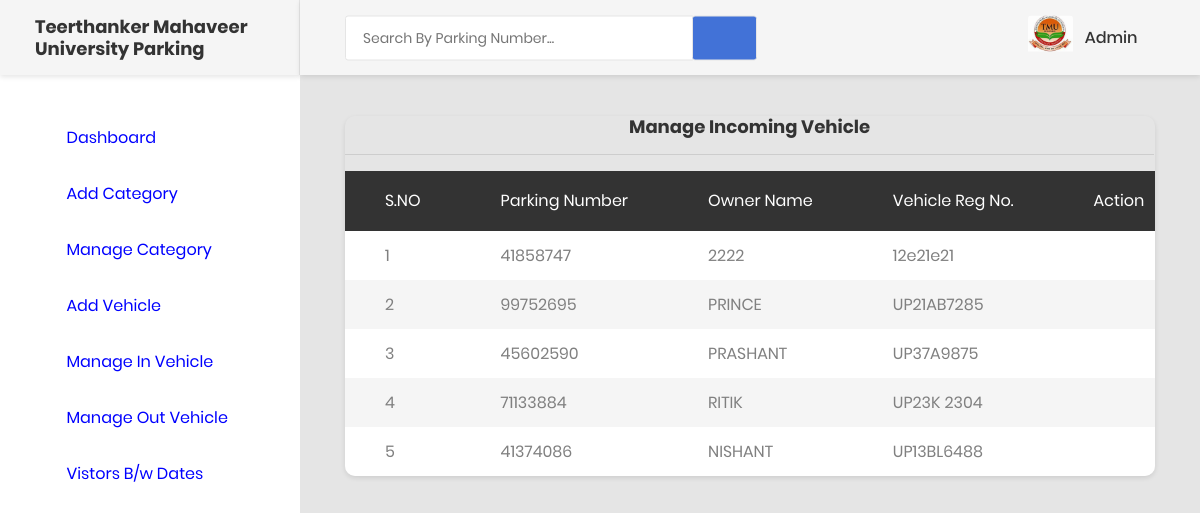
The page /manage_incomingvehicle (signed in) on the database its author committed.
### vehicle/models.py (models this page shows, shortened)
class Vehicle(models.Model):
    parkingnumber = models.CharField(max_length=20)
    category = models.ForeignKey(Category, on_delete=models.CASCADE)
    vehiclecompany = models.CharField(max_length=50)
    regno = models.CharField(max_length=10)
    ownername = models.CharField(max_length=50)
    ownercontact = models.CharField(max_length=15)
    pdate = models.DateField()
    intime = models.CharField(max_length=50)
    outtime = models.CharField(max_length=50)
    parkingcharge = models.CharField(max_length=50)
    remark = models.CharField(max_length=500)
    status = models.CharField(max_length=20)

### vehicle/views.py (the view)
# urls.py: path('manage_incomingvehicle',manage_incomingvehicle,name='manage_incomingvehicle'),
def manage_incomingvehicle(request):
    if not request.user.is_authenticated:
        return redirect('index')
    vehicle = Vehicle.objects.filter(status="In")
    d = {'vehicle':vehicle}
    return render(request, 'manage_incomingvehicle.html', d)

### vehicle/templates/manage_incomingvehicle.html (shortened to what this page needs)
{% load static %}
{% block body %}
<html lang="en">
<head>
    <link href="{% static 'css/font-face.css' %}" rel="stylesheet" media="all">
    <link href="{% static 'vendor/font-awesome-5/css/fontawesome-all.min.css' %}" rel="stylesheet" media="all">
    <link href="{% static 'vendor/font-awesome-4.7/css/font-awesome.min.css' %}" rel="stylesheet" media="all">
    <link href="{% static 'vendor/mdi-font/css/material-design-iconic-font.min.css' %}" rel="stylesheet" media="all">
    <link href="{% static 'vendor/bootstrap-4.1/bootstrap.min.css' %}" rel="stylesheet" media="all">
    <link href="{% static 'vendor/animsition/animsition.min.css' %}" rel="stylesheet" media="all">
    <link href="{% static 'vendor/bootstrap-progressbar/bootstrap-progressbar-3.3.4.min.css' %}" rel="stylesheet" media="all">
    <link href="{% static 'vendor/wow/animate.css' %}" rel="stylesheet" media="all">
    <link href="{% static 'vendor/css-hamburgers/hamburgers.min.css' %}" rel="stylesheet" media="all">
    <link href="{% static 'vendor/slick/slick.css' %}" rel="stylesheet" media="all">
    <link href="{% static 'vendor/select2/select2.min.css' %}" rel="stylesheet" media="all">
    <link href="{% static 'vendor/perfect-scrollbar/perfect-scrollbar.css' %}" rel="stylesheet" media="all">
    <link href="{% static 'css/theme.css' %}" rel="stylesheet" media="all">
</head>
<body class="animsition">
    <div class="page-wrapper">
      {% include 'sidebar.html' %}
        <div class="page-container">
            {% include 'header.html' %}
            <div class="main-content">
                <div class="section__content section__content--p30">
                    <div class="container-fluid">
                        <div class="row">
                            <div class="col-lg-12">
                                <div class="table-responsive table--no-card m-b-30">
                                   <h4 align="center">Manage Incoming Vehicle </h4>
                                    <hr>
                                    <table class="table table-borderless table-striped table-earning">
                                         <thead>
                                        <tr>
                                            <tr>
                  <th>S.NO</th>
                  <th>Parking Number</th>
              <th>Owner Name</th>
              <th>Vehicle Reg No.</th>
                   <th>Action</th>
                </tr>
                                        </tr>
                                        </thead>
                                       {% for i in vehicle %}
                <tr>
                  <td>{{forloop.counter}}</td>
                  <td>{{i.parkingnumber}}</td>
                  <td>{{i.ownername}}</td>
                <td>{{i.regno}}</td>
                  <td><a href="{% url 'view_incomingdetail' i.id %}" ><i class="fa fa-edit fa-1x"></i></a></td>
                </tr>
 {% endfor %}
                                    </table>
                                </div>
                            </div>
                        </div>
          </div>
                </div>
            </div>
        </div>
    </div>
</body>
</html>
{% endblock %}

### vehicle/templates/sidebar.html
<aside class="menu-sidebar d-none d-lg-block">
            <div class="logo">
                   <h4>Teerthanker Mahaveer University Parking</h4>
            </div>
            <div class="menu-sidebar__content js-scrollbar1">
                <nav class="navbar-sidebar">
                    <ul class="list-unstyled navbar__list">
                        <li>
                            <a href="{% url 'admin_home' %}"  style="color: blue">
                                <i class="fas fa-tachometer-alt"></i>Dashboard</a>
                        </li>
                        <li>
                            <a href="{% url 'add_category' %}"  style="color: blue">
                                <i class="fa fa-list-alt"></i>Add Category</a>
                        </li>
                        <li>
                            <a href="{% url 'manage_category' %}"  style="color: blue">
                                <i class="fa fa-list-alt"></i>Manage Category</a>
                        </li>
                        <li>
                            <a href="{% url 'add_vehicle' %}"  style="color: blue">
                                <i class="fa fa-car"></i>Add Vehicle</a>
                        </li>
                        <li>
                            <a href="{% url 'manage_incomingvehicle' %}"  style="color: blue">
                                <i class="fa fa-car"></i>Manage In Vehicle</a>
                        </li>
                         <li>
                            <a href="{% url 'manage_outgoingvehicle' %}"  style="color: blue">
                                <i class="fa fa-car"></i>Manage Out Vehicle</a>
                        </li>
                      <li>
                            <a href="{% url 'betweendate_report' %}"  style="color: blue">
                                <i class="fas fa-copy"></i>Vistors B/w Dates</a>
                        </li>
                    </ul>
                </nav>
            </div>
        </aside>

### vehicle/templates/header.html (shortened to what this page needs)
{% load static %}
<header class="header-desktop">
                <div class="section__content section__content--p30">
                    <div class="container-fluid">
                        <div class="header-wrap">
                            <form class="form-header" name="search" action="{% url 'search'%}">
                                <input class="au-input au-input--xl" type="text" name="searchdata" id="searchdata" placeholder="Search By Parking Number..." />
                                <button class="au-btn--submit" type="submit" name="search" value="Submit">
                                    <i class="zmdi zmdi-search"></i>
                                </button>
                            </form>
                            <div class="header-button">
                                <div class="account-wrap">
                                    <div class="account-item clearfix js-item-menu">
                                        <div class="image">
                                            <img src="{% static 'images/icon/tmu logo.jpg' %}" alt="Admin" />
                                        </div>
                                        <div class="content">
                                            <a class="js-acc-btn" href="#">{{request.user.username}}</a>
                                        </div>
                                    </div>
                                </div>
                            </div>
                        </div>
                    </div>
                </div>
            </header>

### rows shown on the page
Vehicle: parkingnumber "41858747", ownername "2222", regno "12e21e21"
Vehicle: parkingnumber "99752695", ownername "PRINCE", regno "UP21AB7285"
Vehicle: parkingnumber "45602590", ownername "PRASHANT", regno "UP37A9875"
Vehicle: parkingnumber "71133884", ownername "RITIK", regno "UP23K 2304"
Vehicle: parkingnumber "41374086", ownername "NISHANT", regno "UP13BL6488"

### other values the page prints
{{ request.user.username }} "Admin"
